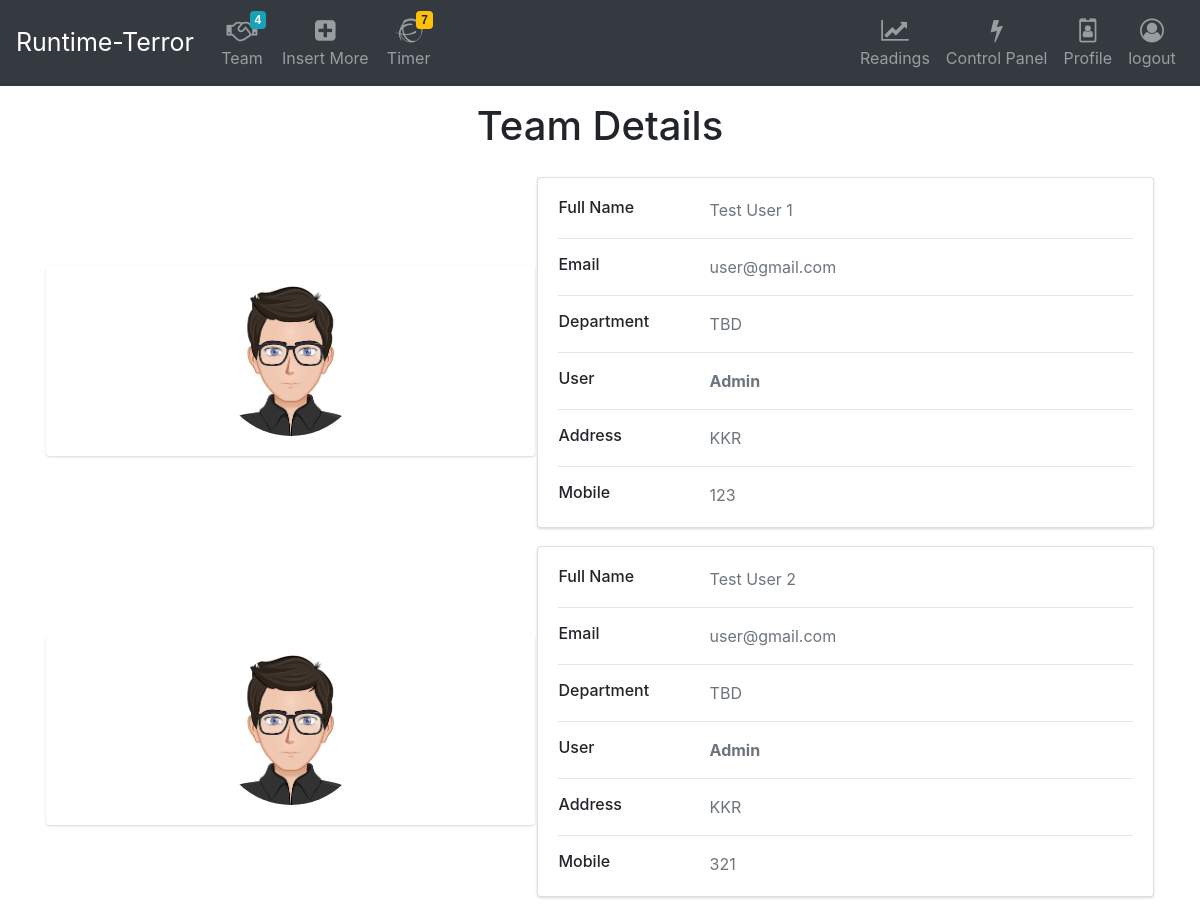
Screenshot of /php/home.php (signed in) with the database file from the repository.
### tables this page shows
CREATE TABLE `adminpanel` (
  `id` int(20) NOT NULL,
  `user` set('0','1') NOT NULL,
  `email` varchar(50) NOT NULL,
  `password` varchar(20) NOT NULL,
  `Name` varchar(100) NOT NULL,
  `Department` varchar(100) NOT NULL,
  `Mobile` varchar(100) NOT NULL,
  `Address` varchar(500) NOT NULL,
  `image_path` varchar(300) NOT NULL
);

### php/home.php (the view, shortened to what this page needs)
<?php
include 'connection.php';
?>
<!DOCTYPE html>
<html lang="en">
<head>
<head><meta http-equiv="Content-Type" content="text/html; charset=utf-8">
 <link rel="stylesheet" href="https://maxcdn.bootstrapcdn.com/bootstrap/4.0.0/css/bootstrap.min.css">
<link rel="stylesheet" href="https://cdnjs.cloudflare.com/ajax/libs/font-awesome/4.7.0/css/font-awesome.min.css">
</head>
<body>
<?php
include 'Navbar.php';
?>
<h1 class="text-center text-Dark pb-3 pt-3 ml-0">Team Details</h1>
  <div class="container">
  <table>
  <tr>
    <th></th>
    <th></th>
  </tr>
  <?php
            $search="SELECT id,Name,user,email,Department,Mobile,Address,image_path FROM adminpanel";
            $query_result=mysqli_query($conn,$search) or die(mysqli_error($conn));
            while($row=mysqli_fetch_array($query_result))
            {
        ?>
  <tr>
    <td>
      <div class="card" style="border: none;">
      <div class="card-body">
        <div class="d-flex flex-column align-items-center text-center">
          <img src="<?=$row['image_path'];?>" alt="Admin" class="rounded-circle" width="150">
        </div>
      </div>
    </div></td>
    <td><div class="card mb-3">
      <div class="card-body">
        <div class="row">
          <div class="col-sm-3">
            <h6 class="mb-0">Full Name</h6>
          </div>
          <div class="col-sm-9 text-secondary">
          <?=$row['Name'];?>
          </div>
        </div>
        <hr>
        <div class="row">
          <div class="col-sm-3">
            <h6 class="mb-0">Email</h6>
          </div>
          <div class="col-sm-9 text-secondary">
          <?=$row['email'];?>
          </div>
        </div>
        <hr>
        <div class="row">
          <div class="col-sm-3">
            <h6 class="mb-0">Department</h6>
          </div>
          <div class="col-sm-9 text-secondary">
          <?=$row['Department'];?>
          </div>
        </div>
        <hr>
        <div class="row">
          <div class="col-sm-3">
            <h6 class="mb-0">User</h6>
          </div>
          <div class="col-sm-9 text-secondary">
          <?php
          if($row['user']){
            echo '<strong>Admin</strong>';
          }
          else
          echo 'Viewer';
          ?>
          </div>
        </div>
        <hr>
        <div class="row">
          <div class="col-sm-3">
            <h6 class="mb-0">Address</h6>
          </div>
          <div class="col-sm-9 text-secondary">
          <?=$row['Address'];?>
          </div>
        </div>
        <hr>
        <div class="row">
          <div class="col-sm-3">
            <h6 class="mb-0">Mobile</h6>
          </div>
          <div class="col-sm-9 text-secondary">
          <?=$row['Mobile'];?>
          </div>
        </div>
      </div>
    </div></td>
  </tr>
  <?php   }  ?>
  </table>
  </div>
</body>
</html>

### php/Navbar.php (shortened to what this page needs)
<!DOCTYPE html>
<html lang="en">
<head>
    <link href="http://maxcdn.bootstrapcdn.com/bootstrap/4.1.1/css/bootstrap.min.css" rel="stylesheet">
</head>
<body>
<nav class="navbar navbar-icon-top navbar-expand-lg navbar-dark bg-dark">
  <a class="navbar-brand" href="#" style="font-size: 25px;"><strog> Runtime-Terror </strog></a>
  <div class="collapse navbar-collapse" id="navbarSupportedContent">
    <ul class="navbar-nav mr-auto">
    <li class="nav-item">
        <a class="nav-link" href="home.php">
          <i class="fa fa-handshake-o ">
            <span class="badge badge-info">4</span>
          </i>
          Team
        </a>
      </li>
    <li class="nav-item">
        <a class="nav-link" href="inputs_display.php">
          <i class="fa fa-plus-square" aria-hidden="true">
          </i>
          Insert More
        </a>
      </li>
      <li class="nav-item">
        <a class="nav-link" href="#">
          <i class="fa fa-ravelry ">
            <span class="badge badge-warning">7</span>
          </i>
          Timer
        </a>
      </li>
    </ul>
    <ul class="navbar-nav ">
    <li class="nav-item">
        <a class="nav-link" href="readings.php">
          <i class="fa fa-line-chart" aria-hidden="true">
          </i>
          Readings
        </a>
      </li>
      <li class="nav-item">
        <a class="nav-link" href="esp-outputs.php">
          <i class="fa fa-bolt" aria-hidden="true">
          </i>
          Control Panel
        </a>
      </li>
      <li class="nav-item">
        <a class="nav-link" href="Profile_Page.php">
          <i class="fa fa-id-badge" aria-hidden="true">
          </i>
          Profile
        </a>
      </li>
      <li class="nav-item">
      <a  class="nav-link" data-toggle="modal" data-target="#logout_modal">
          <i class="fa fa-user-circle-o"aria-hidden="true">
          </i>
          logout
      </a>
      </li>
    </ul>
  </div>
</nav>
</body>
</html>

### php/home.php (style rules this page uses)
body { margin-top:20px; color: #1a202c; text-align: left; background-color: #e2e8f0; }
.card { box-shadow: 0 1px 3px 0 rgba(0,0,0,.1), 0 1px 2px 0 rgba(0,0,0,.06); }
.card { position: relative; display: flex; flex-direction: column; min-width: 0; word-wrap: break-word; background-color: #fff; background-clip: border-box; border: 0 solid rgba(0,0,0,.125); border-radius: .25rem; }
.card-body { flex: 1 1 auto; min-height: 1px; padding: 1rem; }
.mb-3, .my-3 { margin-bottom: 1rem!important; }
table { width: 100%; }

### php/Navbar.php (style rules this page uses)
.navbar-icon-top .navbar-nav .nav-link > .fa { position: relative; width: 36px; font-size: 24px; }
.navbar-icon-top .navbar-nav .nav-link > .fa > .badge { font-size: 0.75rem; position: absolute; right: 0; font-family: sans-serif; }
.navbar-icon-top .navbar-nav .nav-link > .fa { top: 3px; line-height: 12px; }
.navbar-icon-top .navbar-nav .nav-link > .fa > .badge { top: -10px; }
@media (min-width: 992px) { .navbar-icon-top.navbar-expand-lg .navbar-nav .nav-link { text-align: center; display: table-cell; height: 70px; vertical-align: middle; padding-top: 0; padding-bottom: 0; } }
@media (min-width: 992px) { .navbar-icon-top.navbar-expand-lg .navbar-nav .nav-link > .fa { display: block; width: 48px; margin: 2px auto 4px auto; top: 0; line-height: 24px; } }
@media (min-width: 992px) { .navbar-icon-top.navbar-expand-lg .navbar-nav .nav-link > .fa > .badge { top: -7px; } }

### rows the page displays
adminpanel: image_path (picture), Name "Test User 1", email "user@gmail.com", Department "TBD", user "Admin", Address "KKR", Mobile "123"
adminpanel: image_path (picture), Name "Test User 2", email "user@gmail.com", Department "TBD", user "Admin", Address "KKR", Mobile "321"
